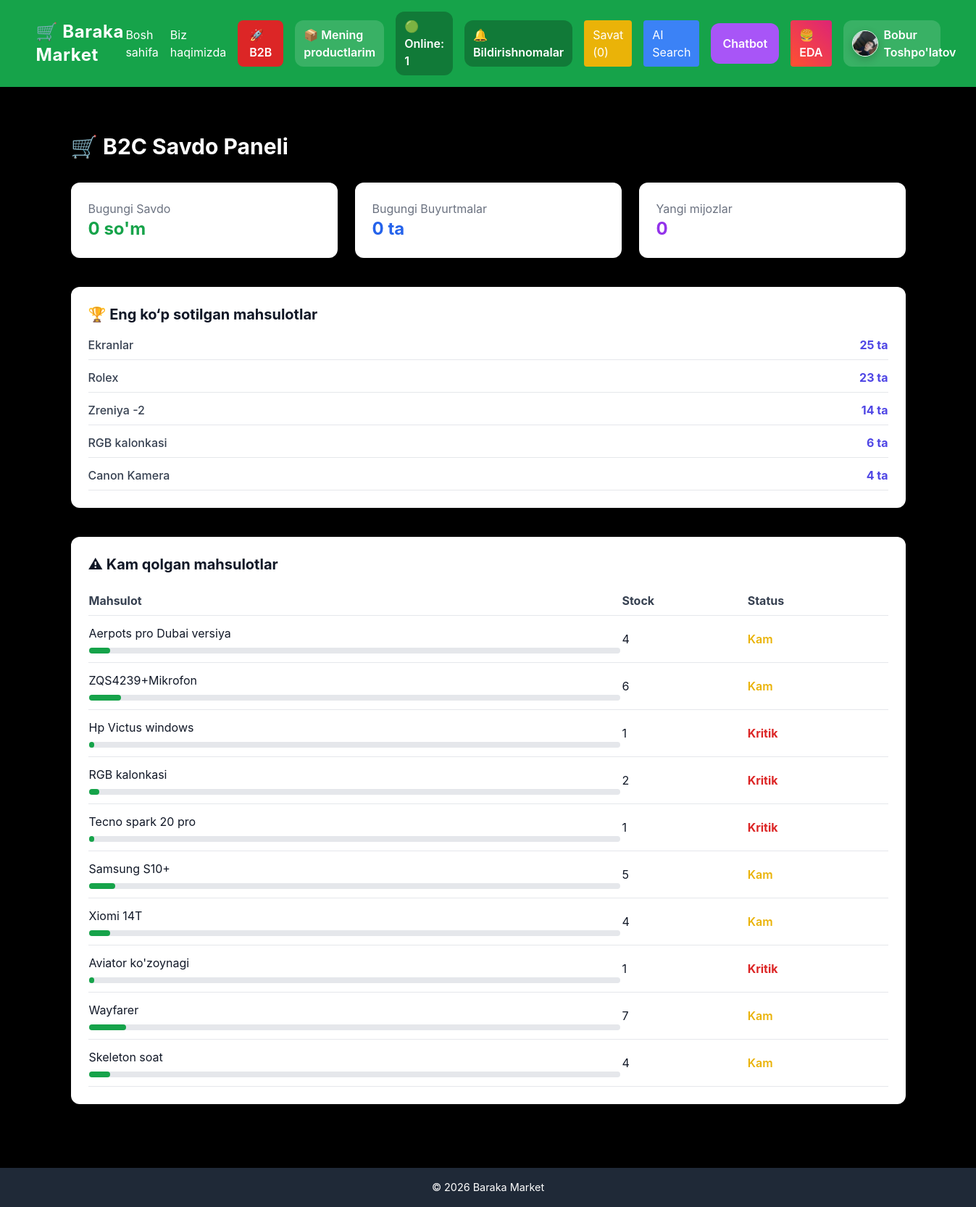
The app's page /b2c/dashboard/ (signed in) with its own data.
### my_ap_1/models.py (models this page shows, shortened)
class Profile(models.Model):
    ROLE_CHOICES = (
        ('customer', 'Customer'),
        ('retailer', 'Retailer'),
        ('distributor', 'Distributor'),
        ('supplier', 'Supplier'),
    )
    user = models.OneToOneField(User, on_delete=models.CASCADE)
    role = models.CharField(
        max_length=20,
        choices=ROLE_CHOICES,
        default='customer'
    )
    phone = models.CharField(max_length=20, blank=True, null=True)
    address = models.CharField(max_length=255, blank=True, null=True)
    image = models.ImageField(upload_to="profiles/", blank=True, null=True)
    is_online = models.BooleanField(default=False)
    last_seen = models.DateTimeField(blank=True, null=True)

class Product(models.Model):
    seller = models.ForeignKey(User, on_delete=models.CASCADE)
    name_uz = models.CharField(max_length=255)
    name_en = models.CharField(max_length=255, blank=True, null=True)
    name_ru = models.CharField(max_length=255, blank=True, null=True)
    description_uz = models.TextField(blank=True)
    description_en = models.TextField(blank=True, null=True)
    description_ru = models.TextField(blank=True, null=True)
    price = models.DecimalField(max_digits=10, decimal_places=2)
    stock = models.IntegerField(default=0)
    image = models.ImageField(upload_to="products/", blank=True, null=True)
    category = models.ForeignKey(Category, on_delete=models.CASCADE, null=True, blank=True)

### my_ap_1/views.py (the view)
# urls.py: path('b2c/dashboard/', views.b2c_dashboard, name='b2c_dashboard'),
@login_required
def b2c_dashboard(request):
    if not request.user.is_superuser:
        return redirect("hr_dashboard")
    today = timezone.now().date()
    order_items = OrderItem.objects.filter(
        order__order_type="b2c",
        order__status="paid",
        order__created_at__date=today,
    )
    today_sales = order_items.aggregate(total=Sum(F("price") * F("quantity")))["total"] or 0
    today_orders_count = order_items.values("order").distinct().count()
    top_products = (
        OrderItem.objects.filter(order__status="paid")
        .values("product__name_uz")
        .annotate(total_sold=Sum("quantity"))
        .order_by("-total_sold")[:5]
    )
    low_stock_products = Product.objects.filter(stock__lte=7)
    return render(
        request,
        "b2c/dashboard.html",
        {
            "today_sales": today_sales,
            "today_orders_count": today_orders_count,
            "top_products": top_products,
            "low_stock_products": low_stock_products,
        },
    )

### my_ap_1/context_processors.py (called while the page is built)
def global_context(request):
    if request.user.is_authenticated:
        cart_count = CartItem.objects.filter(user=request.user).count()
    else:
        cart = request.session.get('cart', {})
        cart_count = sum(cart.values())
    lang = request.GET.get("lang")
    if lang in ["uz", "en", "ru"]:
        request.session["lang"] = lang
    current_lang = request.session.get("lang", "uz")
    t = TRANSLATIONS.get(current_lang, TRANSLATIONS["uz"])
    return {
        "cart_item_count": cart_count,
        "current_lang": current_lang,
        "t": t,
        "year": 2026
    }

def notifications_count(request):
    if request.user.is_authenticated:
        count = Notification.objects.filter(
            user=request.user,
            is_read=False
        ).count()
        return {"notifications_count": count}
    return {"notifications_count": 0}

### my_ap_1/templates/b2c/dashboard.html
{% extends "base.html" %}
{% block content %}
<div class="p-10">
    <h1 class="text-3xl font-bold mb-8 text-white">
        🛒 B2C Savdo Paneli
    </h1>
    <div class="grid grid-cols-1 md:grid-cols-2 xl:grid-cols-3 gap-6 mb-10">
        <div class="bg-white text-gray-900 p-6 rounded-xl shadow">
            <h3 class="text-gray-500">
                Bugungi Savdo
            </h3>
            <p class="text-2xl font-bold text-green-600">
                {{ today_sales }} so'm
            </p>
        </div>
        <div class="bg-white text-gray-900 p-6 rounded-xl shadow">
            <h3 class="text-gray-500">
                Bugungi Buyurtmalar
            </h3>
            <p class="text-2xl font-bold text-blue-600">
                {{ today_orders_count }} ta
            </p>
        </div>
        <div class="bg-white text-gray-900 p-6 rounded-xl shadow">
            <h3 class="text-gray-500">
                Yangi mijozlar
            </h3>
            <p class="text-2xl font-bold text-purple-600">
                0
            </p>
        </div>
    </div>
    <div class="bg-white text-gray-900 p-6 rounded-xl shadow mb-10">
        <h2 class="text-xl font-bold mb-4">
            🏆 Eng ko‘p sotilgan mahsulotlar
        </h2>
        <ul class="space-y-3">
            {% for product in top_products %}
            <li class="flex justify-between items-center border-b pb-2">
                <div class="font-medium text-gray-700">
                    {{ product.product__name_uz }}
                </div>
                <div class="font-bold text-indigo-600">
                    {{ product.total_sold }} ta
                </div>
            </li>
            {% empty %}
            <li class="text-gray-500">
                Hozircha sotuv yo‘q
            </li>
            {% endfor %}
        </ul>
    </div>
    <div class="bg-white text-gray-900 p-6 rounded-xl shadow">
        <h2 class="text-xl font-bold mb-4">
            ⚠ Kam qolgan mahsulotlar
        </h2>
        <table class="w-full text-left border-collapse">
            <thead>
                <tr class="border-b text-gray-700">
                    <th class="py-2">Mahsulot</th>
                    <th class="py-2">Stock</th>
                    <th class="py-2">Status</th>
                </tr>
            </thead>
            <tbody>
                {% for product in low_stock_products %}
                <tr class="border-b">
                    <td class="py-3">
                        {{ product.name_uz }}
                        <div class="w-full bg-gray-200 rounded-full h-2 mt-2">
                            <div class="bg-green-600 h-2 rounded-full"
                                 style="width: {% if product.stock > 100 %}100{% elif product.stock < 0 %}0{% else %}{{ product.stock|floatformat:0 }}{% endif %}%">
                            </div>
                        </div>
                    </td>
                    <td class="py-3">
                        {{ product.stock }}
                    </td>
                    <td class="py-3">
                        {% if product.stock < 3 %}
                        <span class="text-red-600 font-bold">
                            Kritik
                        </span>
                        {% elif product.stock <= 7 %}
                        <span class="text-yellow-500 font-semibold">
                            Kam
                        </span>
                        {% else %}
                        <span class="text-green-600 font-semibold">
                            Yetarli
                        </span>
                        {% endif %}
                    </td>
                </tr>
                {% empty %}
                <tr>
                    <td colspan="3" class="text-center py-4 text-gray-500">
                        Stock yetarli
                    </td>
                </tr>
                {% endfor %}
            </tbody>
        </table>
    </div>
</div>
{% endblock %}

### my_ap_1/templates/base.html (shortened to what this page needs)
{% load static %}
<!DOCTYPE html>
<html lang="uz">
<head>
    <script src="https://cdn.tailwindcss.com"></script>
    <link rel="stylesheet" href="{% static 'css/style.css' %}">
    <link rel="stylesheet" href="{% static 'css/ai_styles.css' %}">
</head>
<body class="bg-black flex flex-col min-h-screen">
<header class="bg-green-600 text-white shadow-md relative z-50">
    <div class="container mx-auto px-4 py-4">
        <div class="flex justify-between items-center">
            <a href="{% url 'home' %}" class="text-xl sm:text-2xl font-bold tracking-wide">
                🛒 Baraka Market
            </a>
            <nav class="hidden lg:flex items-center gap-4">
                <a href="{% url 'home' %}" class="hover:text-yellow-300 transition">
                    Bosh sahifa
                </a>
                <a href="{% url 'about' %}" class="hover:text-yellow-300 transition">
                    Biz haqimizda
                </a>
                <a href="{% url 'b2b_entry' %}"
                   class="bg-red-600 px-4 py-2 rounded-lg font-semibold text-white b2b-btn hover:bg-red-700 transition">
                    🚀 B2B
                </a>
                {% if request.user.is_authenticated %}
                    <a href="{% url 'my_products' %}"
                       class="bg-white/15 px-3 py-2 rounded-xl font-semibold hover:bg-white/25 transition">
                        📦 Mening productlarim
                    </a>
                {% endif %}
                <div class="bg-black/25 px-3 py-2 rounded-xl font-semibold">
                    🟢 Online: <span id="onlineUsersCount">0</span>
                </div>
                {% if request.user.is_authenticated %}
                    <a href="{% url 'notifications' %}"
                       class="relative bg-black/25 px-3 py-2 rounded-xl font-semibold hover:bg-black/35 transition">
                        🔔 Bildirishnomalar
                    </a>
                {% endif %}
                <a href="{% url 'cart_view' %}"
                   class="bg-yellow-500 px-3 py-2 rounded hover:bg-yellow-600 transition">
                    Savat ({{ cart_item_count }})
                </a>
                <a href="{% url 'search_ai' %}"
                   class="bg-blue-500 px-3 py-2 rounded hover:bg-blue-600 transition">
                    AI Search
                </a>
                <a href="{% url 'chatbot' %}"
                   class="bg-purple-500 px-4 py-4 rounded-xl font-semibold hover:bg-purple-600 transition flex items-center">
                    Chatbot
                </a>
                <a href="/eda/restaurants/"
                   class="eda-btn px-3 py-2 rounded text-white font-semibold hover:opacity-90 transition">
                    🍔 EDA
                </a>
                {% if request.user.is_authenticated %}
                    <a href="{% url 'profile_view' %}"
                       class="flex items-center gap-2 bg-white/15 px-3 py-2 rounded-xl hover:bg-white/25 transition">
                        {% if request.user.profile.image %}
                            <img src="{{ request.user.profile.image.url }}"
                                 class="w-9 h-9 rounded-full object-cover border border-white">
                        {% else %}
                            <div class="w-9 h-9 rounded-full bg-white text-green-700 flex items-center justify-center font-bold">
                                {{ request.user.first_name|default:request.user.username|first|upper }}
                            </div>
                        {% endif %}
                        <span class="font-semibold">
                            {% if request.user.first_name or request.user.last_name %}
                                {{ request.user.first_name }} {{ request.user.last_name }}
                            {% else %}
                                {{ request.user.username }}
                            {% endif %}
                        </span>
                    </a>
                {% else %}
                    <a href="{% url 'login' %}"
                       class="bg-white text-green-700 px-4 py-2 rounded-lg font-semibold">
                        Kirish
                    </a>
                {% endif %}
            </nav>
        </div>
    </div>
</header>
<main class="container mx-auto flex-1 py-6 px-4 sm:px-6 content-wrapper">
    {% block content %}{% endblock %}
</main>
<footer class="bg-gray-800 text-white text-center py-4 mt-6">
    <p>&copy; {{ year }} Baraka Market</p>
</footer>
</body>
</html>

### my_ap_1/static/css/style.css (style rules this page uses)
body { font-family: 'Inter', sans-serif; background-color: #f4f7f9; color: #333; }
header a { transition: color 0.3s; }
footer p { font-size: 0.9rem; }

### my_ap_1/static/css/ai_styles.css (style rules this page uses)
img { max-width: 100%; height: auto; border-radius: 12px; box-shadow: 0 4px 12px rgba(0,0,0,0.2); }

### my_ap_1/templates/base.html (style rules this page uses)
.content-wrapper { position: relative; z-index: 10; }
.b2b-btn { animation: b2bGlow 1.8s infinite; }
.eda-btn { background: linear-gradient(45deg, #ff512f, #dd2476); animation: edaGlow 2s infinite; }

### records on screen
Product: name_uz "Aerpots pro Dubai versiya", stock "4", shows "Kam"
Product: name_uz "ZQS4239+Mikrofon", stock "6", shows "Kam"
Product: name_uz "Hp Victus windows", stock "1", shows "Kritik"
Product: name_uz "RGB kalonkasi", stock "2", shows "Kritik"
Product: name_uz "Tecno spark 20 pro", stock "1", shows "Kritik"
Product: name_uz "Samsung S10+", stock "5", shows "Kam"
Product: name_uz "Xiomi 14T", stock "4", shows "Kam"
Product: name_uz "Aviator ko'zoynagi", stock "1", shows "Kritik"
Product: name_uz "Wayfarer", stock "7", shows "Kam"
Product: name_uz "Skeleton soat", stock "4", shows "Kam"

### other values on screen
{{ cart_item_count }} "0"
{{ request.user.first_name }} "Bobur"
{{ request.user.last_name }} "Toshpo'latov"
{{ today_sales }} "0"
{{ today_orders_count }} "0"
{{ product.product__name_uz }} "Ekranlar" "Rolex" "Zreniya -2" "RGB kalonkasi" "Canon Kamera"
{{ product.total_sold }} "25" "23" "14" "6" "4"
{{ year }} "2026"
